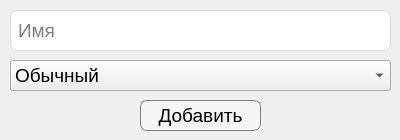
<?xml version="1.0" encoding="UTF-8"?>
<ui version="4.0">
 <class>Dialog</class>
 <widget class="QDialog" name="Dialog">
  <property name="geometry">
   <rect>
    <x>0</x>
    <y>0</y>
    <width>400</width>
    <height>140</height>
   </rect>
  </property>
  <property name="minimumSize">
   <size>
    <width>400</width>
    <height>140</height>
   </size>
  </property>
  <property name="maximumSize">
   <size>
    <width>400</width>
    <height>140</height>
   </size>
  </property>
  <property name="windowTitle">
   <string>Должник</string>
  </property>
  <property name="styleSheet">
   <string notr="true">#add_btn{
	border: 1px solid gray;
	border-radius: 7px;
	background-color: whitesmoke;
}

#add_btn:hover{
	background-color: #ededed;
}</string>
  </property>
  <widget class="QLineEdit" name="name_value">
   <property name="geometry">
    <rect>
     <x>10</x>
     <y>10</y>
     <width>381</width>
     <height>41</height>
    </rect>
   </property>
   <property name="font">
    <font>
     <pointsize>14</pointsize>
    </font>
   </property>
   <property name="styleSheet">
    <string notr="true">border-radius: 7px; border: 1px solid gainsboro; padding: 5px</string>
   </property>
   <property name="placeholderText">
    <string>Имя</string>
   </property>
  </widget>
  <widget class="QComboBox" name="priority_value">
   <property name="geometry">
    <rect>
     <x>10</x>
     <y>60</y>
     <width>381</width>
     <height>31</height>
    </rect>
   </property>
   <property name="font">
    <font>
     <pointsize>14</pointsize>
    </font>
   </property>
   <property name="toolTip">
    <string>Приоритет</string>
   </property>
   <item>
    <property name="text">
     <string>Обычный</string>
    </property>
   </item>
   <item>
    <property name="text">
     <string>Низкий</string>
    </property>
   </item>
   <item>
    <property name="text">
     <string>Средний</string>
    </property>
   </item>
   <item>
    <property name="text">
     <string>Высокий</string>
    </property>
   </item>
  </widget>
  <widget class="QPushButton" name="add_btn">
   <property name="geometry">
    <rect>
     <x>140</x>
     <y>100</y>
     <width>121</width>
     <height>31</height>
    </rect>
   </property>
   <property name="font">
    <font>
     <pointsize>14</pointsize>
    </font>
   </property>
   <property name="text">
    <string>Добавить</string>
   </property>
  </widget>
 </widget>
 <resources/>
 <connections/>
</ui>
